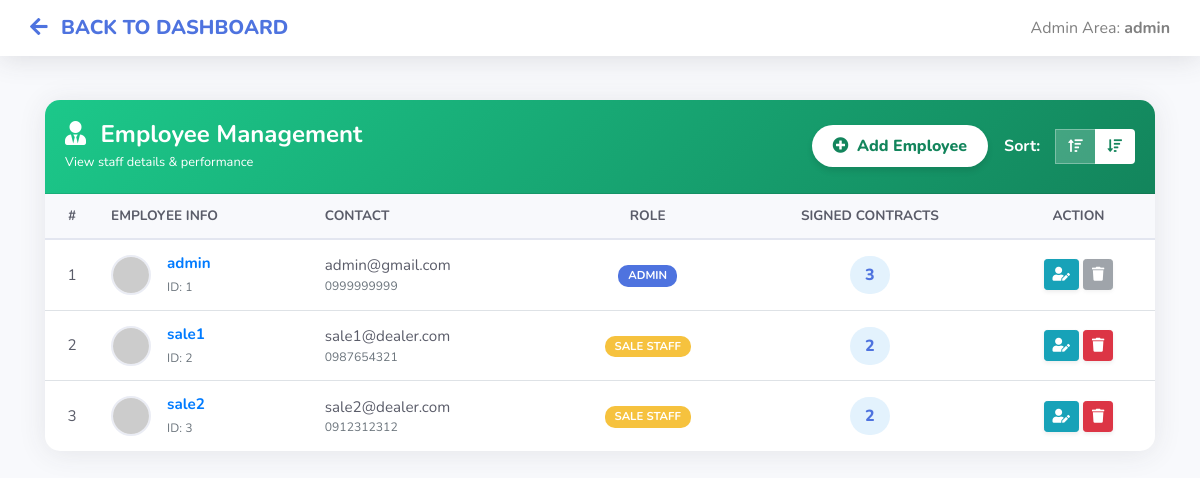
The page /employee.php (signed in) on the database its author committed.
### tables this page shows
CREATE TABLE users (
        id INT AUTO_INCREMENT PRIMARY KEY,
        username VARCHAR(50) NOT NULL UNIQUE,
        password VARCHAR(255) NOT NULL,
        email VARCHAR(50) NOT NULL,
        phone VARCHAR(15) NOT NULL,
        role VARCHAR(20) NOT NULL DEFAULT 'sale',
        login_token VARCHAR(255),
        token_expire INT(11)
    );

### employee.php (the view, shortened to what this page needs)
<?php
include "auth_check.php";
$sort_order = "DESC";
$active_filter = "desc";
?>
<!DOCTYPE html>
<html lang="en">
<head>
    <link rel="stylesheet" href="https://stackpath.bootstrapcdn.com/bootstrap/4.3.1/css/bootstrap.min.css">
    <link rel="stylesheet" href="https://cdnjs.cloudflare.com/ajax/libs/font-awesome/5.15.3/css/all.min.css">
</head>
<body>
<nav class="navbar navbar-expand navbar-light navbar-custom fixed-top">
    <div class="container">
        <a class="navbar-brand" href="homepage.php"><i class="fas fa-arrow-left mr-2"></i> BACK TO DASHBOARD</a>
        <span class="navbar-text ml-auto">Admin Area: <b><?php echo $_SESSION['username']; ?></b></span>
    </div>
</nav>
<div class="container" style="margin-top: 100px; margin-bottom: 50px;">
    <div class="card card-table">
        <div class="card-header">
            <div>
                <h4><i class="fas fa-user-tie mr-2"></i> Employee Management</h4>
                <small>View staff details & performance</small>
            </div>
            <div class="d-flex align-items-center">
                <a href="add_employee.php" class="btn btn-add-emp mr-3"><i class="fas fa-plus-circle mr-1"></i> Add Employee</a>
                <div class="btn-group">
                    <span class="mr-3 align-self-center font-weight-bold d-none d-md-block">Sort:</span>
                    <a href="employee.php?sort=asc" class="btn btn-sort <?php echo ($active_filter == 'asc') ? 'active' : ''; ?>"><i class="fas fa-sort-amount-up"></i></a>
                    <a href="employee.php?sort=desc" class="btn btn-sort <?php echo ($active_filter == 'desc') ? 'active' : ''; ?>"><i class="fas fa-sort-amount-down"></i></a>
                </div>
            </div>
        </div>
        <div class="card-body p-0">
            <div class="table-responsive">
                <table class="table table-hover mb-0">
                    <thead>
                        <tr>
                            <th class="text-center">#</th>
                            <th>Employee Info</th>
                            <th>Contact</th>
                            <th class="text-center">Role</th>
                            <th class="text-center">Signed Contracts</th>
                            <th class="text-center">Action</th>
                        </tr>
                    </thead>
                    <tbody>
                        <?php
                        if (!empty($link)) {
                            $query = "SELECT u.id, u.username, u.email, u.phone, u.role, COUNT(st.transaction_id) as total_contracts
                                      FROM users u LEFT JOIN sales_transactions st ON u.id = st.sales_user_id
                                      GROUP BY u.id ORDER BY total_contracts $sort_order";
                            $res = mysqli_query($link, $query);
                            if (mysqli_num_rows($res) > 0) {
                                $count = 1;
                                while ($row = mysqli_fetch_assoc($res)) {
                                    $user_id = $row['id'];
                                    $u_name = htmlspecialchars($row['username']);
                                    $u_role = strtolower($row['role']);
                                    echo "<tr>";
                                    echo "<td class='text-center'>{$count}</td>";
                                    echo "<td>
                                            <div class='d-flex align-items-center'>
                                                <img class='img-profile mr-3' src='https://ui-avatars.com/api/?name={$u_name}&background=random'>
                                                <div>
                                                    <div class='font-weight-bold text-primary'>{$u_name}</div>
                                                    <small class='text-muted'>ID: {$user_id}</small>
                                                </div>
                                            </div>
                                          </td>";
                                    echo "<td><div>{$row['email']}</div><div class='small text-muted'>{$row['phone']}</div></td>";
                                    echo "<td class='text-center'>";
                                    if ($u_role == 'admin') echo "<span class='badge badge-role-admin'>ADMIN</span>";
                                    else echo "<span class='badge badge-role-sale'>SALE STAFF</span>";
                                    echo "</td>";
                                    echo "<td class='text-center'><span class='badge-sales-count'>{$row['total_contracts']}</span></td>";
                                    echo "<td class='text-center'>";
                                    echo "<a href='edituser.php?id={$user_id}' class='btn btn-info btn-sm shadow-sm mr-1'><i class='fas fa-user-edit'></i></a>";
                                    if ($u_role === 'admin') {
                                        echo "<button class='btn btn-secondary btn-sm shadow-sm' disabled title='Cannot delete Admin'><i class='fas fa-trash'></i></button>";
                                    } else {
                                        echo "<a href='employee.php?delete_id={$user_id}'
                                                 class='btn btn-danger btn-sm shadow-sm'
                                                 onclick=\"return confirm('Are you sure you want to delete this employee?');\">
                                                 <i class='fas fa-trash'></i>
                                              </a>";
                                    }
                                    echo "</td>";
                                    echo "</tr>";
                                    $count++;
                                }
                            } else {
                                echo "<tr><td colspan='6' class='text-center py-4'>No employees found.</td></tr>";
                            }
                        }
                        ?>
                    </tbody>
                </table>
            </div>
        </div>
    </div>
</div>
</body>
</html>

### employee.php (style rules this page uses)
body { background-color: #f8f9fc; font-family: 'Nunito', sans-serif; color: #5a5c69; }
.navbar-custom { background-color: #ffffff; box-shadow: 0 .15rem 1.75rem 0 rgba(58,59,69,.15); }
.navbar-brand { color: #4e73df !important; font-weight: 800; }
.card-table { border: none; border-radius: 15px; box-shadow: 0 0.15rem 1.75rem 0 rgba(58, 59, 69, 0.1); background-color: #fff; overflow: hidden; }
.card-header { background: linear-gradient(135deg, #1cc88a 0%, #13855c 100%); color: white; padding: 20px; display: flex; justify-content: space-between; align-items: center; }
.card-header h4 { margin: 0; font-weight: 700; }
.img-profile { height: 40px; width: 40px; border-radius: 50%; object-fit: cover; border: 2px solid #eaecf4; }
.table thead th { border-top: none; border-bottom: 2px solid #e3e6f0; background-color: #f8f9fc; color: #5a5c69; font-weight: 700; text-transform: uppercase; font-size: 0.85rem; vertical-align: middle; }
.table tbody td { vertical-align: middle; color: #5a5c69; font-size: 0.95rem; }
.badge-role-admin { background-color: #4e73df; color: white; padding: 5px 10px; border-radius: 10px; }
.badge-role-sale { background-color: #f6c23e; color: white; padding: 5px 10px; border-radius: 10px; }
.badge-sales-count { font-size: 1rem; padding: 8px 15px; border-radius: 30px; background-color: #e3f2fd; color: #4e73df; font-weight: 800; }
.btn-sort { background-color: rgba(255,255,255,0.2); color: white; border: 1px solid rgba(255,255,255,0.3); font-size: 0.9rem; }
.btn-sort.active { background-color: white; color: #13855c; font-weight: bold; }
.btn-add-emp { background-color: white; color: #13855c; font-weight: 800; border-radius: 50px; padding: 8px 20px; box-shadow: 0 4px 6px rgba(0,0,0,0.1); }

### rows shown on the page
users: username "admin", id "1", email "admin@gmail.com", phone "0999999999", role "ADMIN", total_contracts "3"
users: username "sale1", id "2", email "sale1@dealer.com", phone "0987654321", role "SALE STAFF", total_contracts "2"
users: username "sale2", id "3", email "sale2@dealer.com", phone "0912312312", role "SALE STAFF", total_contracts "2"

### other values the page prints
$_SESSION['username'] "admin"
